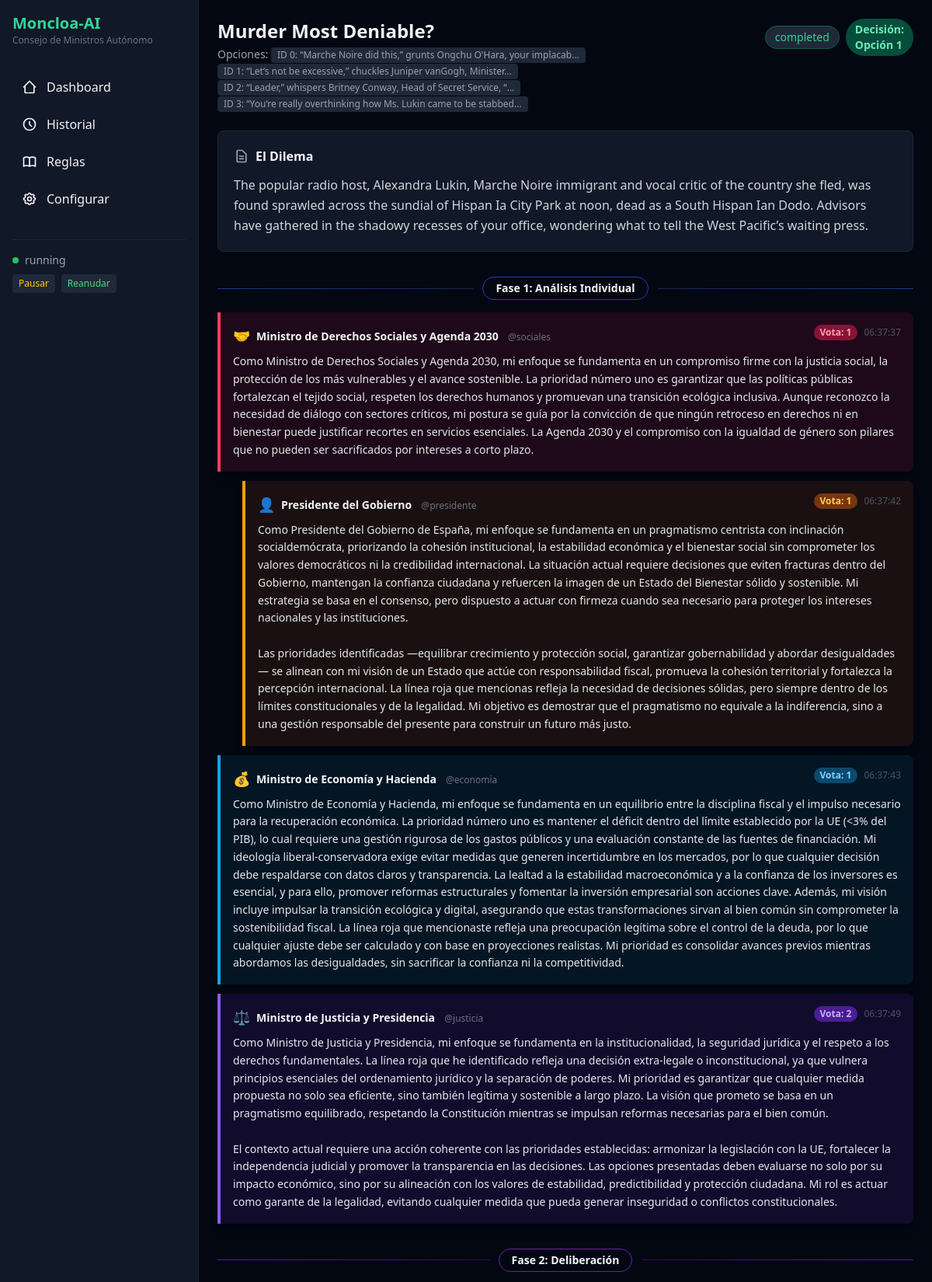
The page /consejo/21 (upper part) on the database its author committed.
### tables this page shows
CREATE TABLE interventions (
                id INTEGER PRIMARY KEY AUTOINCREMENT,
                session_id INTEGER NOT NULL REFERENCES sessions(id),
                phase INTEGER NOT NULL,
                round INTEGER DEFAULT 1,
                councilor_role TEXT NOT NULL,
                councilor_name TEXT,
                vote_choice TEXT,
                reasoning TEXT,
                content TEXT,
                created_at TIMESTAMP DEFAULT CURRENT_TIMESTAMP
            );

### web/app.py (the view)
@app.get("/consejo/{session_id}", response_class=HTMLResponse)
async def deliberation_view(request: Request, session_id: int):
    session = memory.get_session(session_id)
    if not session:
        raise HTTPException(404, "Sesión no encontrada")
    interventions = memory.get_session_interventions(session_id)
    html = render("deliberation.html",
        session=session, interventions=interventions,
        personalities=engine.personalities,
        engine_status=engine.status.value,
    )
    return HTMLResponse(html)

### web/templates/deliberation.html (shortened to what this page needs)
{% extends "base.html" %}
{% block content %}
<div class="max-w-6xl mx-auto">
    <div class="flex justify-between items-start mb-6">
        <div>
            <h2 class="text-2xl font-bold">{{ session.issue_title }}</h2>
            <p class="text-sm text-gray-400 mt-1">
                {% set opts = session.options|from_json if session.options is string else session.options %}
                {% if opts is iterable and opts is not string %}
                    Opciones: {% set option_ids = session.option_ids|from_json if session.option_ids is string else session.option_ids %}
                    {% for opt in opts %}
                        <span class="inline-block bg-gray-800 px-2 py-0.5 rounded text-xs mr-1">ID {{ option_ids[loop.index0] if option_ids else loop.index0 }}: {{ opt[:60] }}{{ '...' if opt|length > 60 }}</span>
                    {% endfor %}
                {% endif %}
            </p>
        </div>
        <div class="flex items-center gap-2">
            <span class="text-sm bg-gray-800 px-3 py-1 rounded-full
                {% if session.status == 'completed' %}text-emerald-400 border border-emerald-800
                {% elif session.status == 'error' %}text-red-400 border border-red-800
                {% else %}text-yellow-400 border border-yellow-800{% endif %}">
                {{ session.status }}
            </span>
            {% if session.outcome %}
            <span class="text-sm bg-emerald-900 text-emerald-300 px-3 py-1 rounded-full font-bold">
                Decisi&oacute;n: Opci&oacute;n {{ session.outcome }}
            </span>
            {% endif %}
        </div>
    </div>
    <div class="bg-gray-900 p-5 rounded-lg border border-gray-800 mb-8">
        <div class="flex items-center gap-2 mb-3">
            <svg class="w-5 h-5 text-gray-400" fill="none" stroke="currentColor" viewBox="0 0 24 24">
                <path stroke-linecap="round" stroke-linejoin="round" stroke-width="2" d="M9 12h6m-6 4h6m2 5H7a2 2 0 01-2-2V5a2 2 0 012-2h5.586a1 1 0 01.707.293l5.414 5.414a1 1 0 01.293.707V19a2 2 0 01-2 2z"/>
            </svg>
            <h3 class="font-bold">El Dilema</h3>
        </div>
        <p class="text-gray-300 leading-relaxed whitespace-pre-line">{{ session.issue_description }}</p>
    </div>
    {% set phase_labels = {1: 'Análisis Individual', 2: 'Deliberación', 3: 'Votación Final'} %}
    {% set phase_colors = {1: 'from-blue-900 to-blue-950 border-blue-800', 2: 'from-purple-900 to-purple-950 border-purple-800', 3: 'from-emerald-900 to-emerald-950 border-emerald-800'} %}
    {% set speaker_colors = {'presidente': 'border-l-amber-500 bg-amber-900/20', 'economia': 'border-l-sky-500 bg-sky-900/20', 'sociales': 'border-l-rose-500 bg-rose-900/20', 'justicia': 'border-l-violet-500 bg-violet-900/20'} %}
    {% set speaker_icons = {'presidente': '👤', 'economia': '💰', 'sociales': '🤝', 'justicia': '⚖️'} %}
    {% set phases = interventions|map(attribute='phase')|unique|list|sort %}
    <div class="space-y-8" id="conversation-thread">
        {% for phase in phases %}
        {% set phase_invs = interventions|selectattr('phase', 'eq', phase)|list %}
        {% set rounds = phase_invs|map(attribute='round')|unique|list|sort %}
        <div>
            <div class="flex items-center gap-3 mb-4 sticky top-0 z-10">
                <div class="h-px flex-1 bg-gradient-to-r {{ phase_colors.get(phase, 'from-gray-800 to-gray-800') }}"></div>
                <span class="text-sm font-bold px-4 py-1 rounded-full border bg-gray-950 {{ phase_colors.get(phase, 'border-gray-800') }}">
                    Fase {{ phase }}: {{ phase_labels.get(phase, 'Fase ' ~ phase) }}
                </span>
                <div class="h-px flex-1 bg-gradient-to-l {{ phase_colors.get(phase, 'from-gray-800 to-gray-800') }}"></div>
            </div>
            {% for round in rounds %}
            {% set round_invs = phase_invs|selectattr('round', 'eq', round)|list %}
            <div class="space-y-3">
                {% for inv in round_invs %}
                {% set color = speaker_colors.get(inv.councilor_role, 'border-l-gray-500 bg-gray-800') %}
                {% set icon = speaker_icons.get(inv.councilor_role, '💬') %}
                <div class="ml-{% if inv.councilor_role == 'presidente' %}8{% else %}0{% endif %}">
                    <div class="border-l-4 {{ color }} rounded-r-lg p-4 shadow-lg">
                        <div class="flex items-start justify-between mb-2">
                            <div class="flex items-center gap-2">
                                <span class="text-lg">{{ icon }}</span>
                                <div>
                                    <span class="font-bold text-sm">{{ inv.councilor_name }}</span>
                                    <span class="text-xs text-gray-500 ml-2">@{{ inv.councilor_role }}</span>
                                </div>
                            </div>
                            <div class="flex items-center gap-2">
                                {% if inv.vote_choice %}
                                <span class="text-xs font-bold px-2 py-0.5 rounded-full
                                    {% if inv.councilor_role == 'presidente' %}bg-amber-900 text-amber-300
                                    {% elif inv.councilor_role == 'economia' %}bg-sky-900 text-sky-300
                                    {% elif inv.councilor_role == 'sociales' %}bg-rose-900 text-rose-300
                                    {% else %}bg-violet-900 text-violet-300{% endif %}">
                                    Vota: {{ inv.vote_choice }}
                                </span>
                                {% endif %}
                                <span class="text-xs text-gray-600">{{ inv.created_at[11:19] if inv.created_at else '' }}</span>
                            </div>
                        </div>
                        <div class="text-sm text-gray-200 leading-relaxed whitespace-pre-line">{{ inv.reasoning or inv.content or '' }}</div>
                    </div>
                </div>
                {% endfor %}
            </div>
            {% endfor %}
        </div>
        {% endfor %}
    </div>
</div>
{% endblock %}

### web/static/css/styles.css (style rules this page uses)
body { font-family: 'Inter', system-ui, -apple-system, sans-serif; }

### rows shown on the page
interventions: icon "🤝", councilor_name "Ministro de Derechos Sociales y Agenda 2030", councilor_role "sociales", vote_choice "1", created_at "06:37:37", reasoning "Como Ministro de Derechos Sociales y Agenda 2030, mi enfoque se fundamenta en un compromiso firme con la justicia social, la protección de los más vulnerables y el avance sostenible. La prioridad número uno es garantizar que las políticas públicas fortalezcan el tejido social, respeten los derechos humanos y promuevan una transición ecológica inclusiva. Aunque reconozco la necesidad de diálogo con sectores críticos, mi postura se guía por la convicción de que ningún retroceso en derechos ni en bienestar puede justificar recortes en servicios esenciales. La Agenda 2030 y el compromiso con la igualdad de género son pilares que no pueden ser sacrificados por intereses a corto plazo."
interventions: icon "👤", councilor_name "Presidente del Gobierno", councilor_role "presidente", vote_choice "1", created_at "06:37:42", reasoning "Como Presidente del Gobierno de España, mi enfoque se fundamenta en un pragmatismo centrista con inclinación socialdemócrata, priorizando la cohesión institucional, la estabilidad económica y el bienestar social sin comprometer los valores democráticos ni la credibilidad internacional. La situación actual requiere decisiones que eviten fracturas dentro del Gobierno, mantengan la confianza ciudadana y refuercen la imagen de un Estado del Bienestar sólido y sostenible. Mi estrategia se basa en el consenso, pero dispuesto a actuar con firmeza cuando sea necesario para proteger los intereses nacionales y las instituciones. Las prioridades identificadas —equilibrar crecimiento y protección…"
interventions: icon "💰", councilor_name "Ministro de Economía y Hacienda", councilor_role "economia", vote_choice "1", created_at "06:37:43", reasoning "Como Ministro de Economía y Hacienda, mi enfoque se fundamenta en un equilibrio entre la disciplina fiscal y el impulso necesario para la recuperación económica. La prioridad número uno es mantener el déficit dentro del límite establecido por la UE (<3% del PIB), lo cual requiere una gestión rigurosa de los gastos públicos y una evaluación constante de las fuentes de financiación. Mi ideología liberal-conservadora exige evitar medidas que generen incertidumbre en los mercados, por lo que cualquier decisión debe respaldarse con datos claros y transparencia. La lealtad a la estabilidad macroeconómica y a la confianza de los inversores es esencial, y para ello, promover reformas estructurales…"
interventions: icon "⚖️", councilor_name "Ministro de Justicia y Presidencia", councilor_role "justicia", vote_choice "2", created_at "06:37:49", reasoning "Como Ministro de Justicia y Presidencia, mi enfoque se fundamenta en la institucionalidad, la seguridad jurídica y el respeto a los derechos fundamentales. La línea roja que he identificado refleja una decisión extra-legale o inconstitucional, ya que vulnera principios esenciales del ordenamiento jurídico y la separación de poderes. Mi prioridad es garantizar que cualquier medida propuesta no solo sea eficiente, sino también legítima y sostenible a largo plazo. La visión que prometo se basa en un pragmatismo equilibrado, respetando la Constitución mientras se impulsan reformas necesarias para el bien común. El contexto actual requiere una acción coherente con las prioridades establecidas:…"

### other values the page prints
{{ engine_status or 'idle' }} "running"
{{ session.issue_title }} "Murder Most Deniable?"
{{ option_ids[loop.index0] if option_ids else loop.index0 }} "0" "1" "2" "3"
{{ opt[:60] }} "“Marche Noire did this,” grunts Ongchu O'Hara, your implacab" "“Let’s not be excessive,” chuckles Juniper vanGogh, Minister" "“Leader,” whispers Britney Conway, Head of Secret Service, “" "“You’re really overthinking how Ms. Lukin came to be stabbed"
{{ '...' if opt|length > 60 }} "..." "..." "..." "..."
{{ session.status }} "completed"
{{ session.outcome }} "1"
{{ phase }} "1" "2"
{{ phase_labels.get(phase, 'Fase ' ~ phase) }} "Análisis Individual" "Deliberación"
